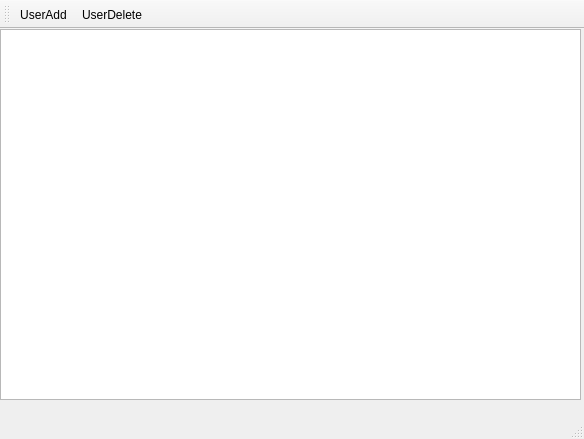
<?xml version="1.0" encoding="UTF-8"?>
<ui version="4.0">
 <class>MainWindow</class>
 <widget class="QMainWindow" name="MainWindow">
  <property name="windowModality">
   <enum>Qt::WindowModal</enum>
  </property>
  <property name="geometry">
   <rect>
    <x>0</x>
    <y>0</y>
    <width>584</width>
    <height>439</height>
   </rect>
  </property>
  <property name="windowTitle">
   <string>Список пользователей</string>
  </property>
  <widget class="QWidget" name="centralwidget">
   <widget class="QWidget" name="verticalLayoutWidget">
    <property name="geometry">
     <rect>
      <x>0</x>
      <y>0</y>
      <width>581</width>
      <height>371</height>
     </rect>
    </property>
    <layout class="QVBoxLayout" name="verticalLayout">
     <item>
      <widget class="QTableView" name="tvUsersList"/>
     </item>
    </layout>
   </widget>
  </widget>
  <widget class="QStatusBar" name="statusbar"/>
  <widget class="QToolBar" name="toolBar">
   <property name="windowTitle">
    <string>toolBar</string>
   </property>
   <attribute name="toolBarArea">
    <enum>TopToolBarArea</enum>
   </attribute>
   <attribute name="toolBarBreak">
    <bool>false</bool>
   </attribute>
   <addaction name="actionUserAdd"/>
   <addaction name="actionUserDelete"/>
  </widget>
  <action name="actionUserAdd">
   <property name="icon">
    <iconset resource="resourse.qrc">
     <normaloff>:/newPrefix/Actions-user-group-new-icon.png</normaloff>:/newPrefix/Actions-user-group-new-icon.png</iconset>
   </property>
   <property name="text">
    <string>UserAdd</string>
   </property>
   <property name="toolTip">
    <string>Добавить пользователя</string>
   </property>
  </action>
  <action name="actionUserDelete">
   <property name="icon">
    <iconset resource="resourse.qrc">
     <normaloff>:/newPrefix/Actions-user-group-delete-icon.png</normaloff>:/newPrefix/Actions-user-group-delete-icon.png</iconset>
   </property>
   <property name="text">
    <string>UserDelete</string>
   </property>
   <property name="toolTip">
    <string>Удалить пользователя</string>
   </property>
  </action>
 </widget>
 <resources>
  <include location="resourse.qrc"/>
 </resources>
 <connections/>
</ui>
